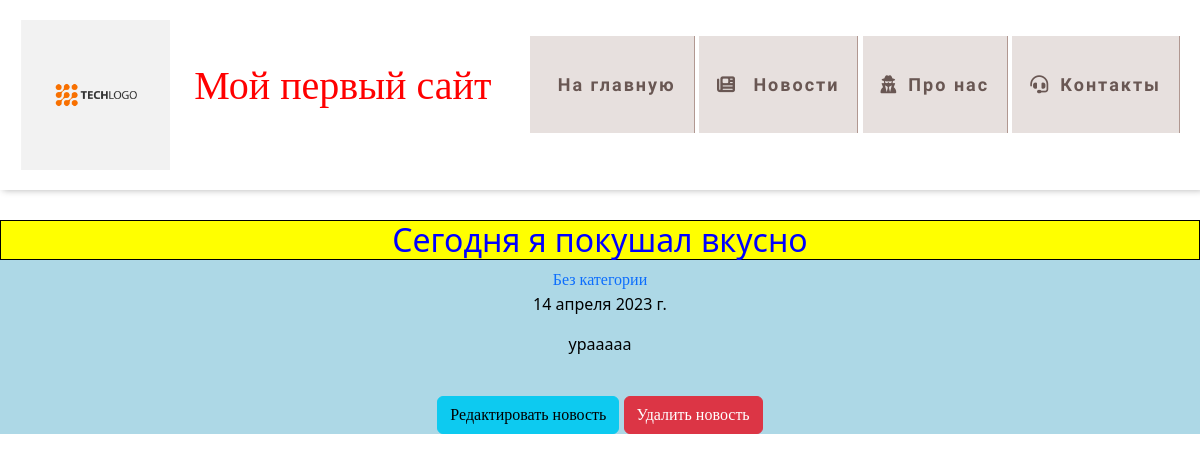
The app's page /news/segodnya_ya_pokushal_vkusno with its own data.
### news/models.py (models this page shows, shortened)
class Articles(models.Model):
    title = models.CharField('Название', max_length=50)
    anons = models.CharField('Анонс', max_length=250)
    full_text = models.TextField('Статья')
    date = models.DateField('Дата публикации')
    category = models.ForeignKey(Category, on_delete=models.SET_DEFAULT, default=1, verbose_name="Категория")
    slug = models.SlugField('url', max_length=255, unique=True, blank=True)
    class Meta:
        verbose_name = 'Новость'
        verbose_name_plural = 'Новости'

class Category(models.Model):
    name = models.CharField(max_length=25, verbose_name="Название категории")

### news/views.py (the view)
# urls.py: path('<slug:slug>', views.NewsDetailView.as_view(), name='news-detail'),
class NewsDetailView(DetailView):
    model = Articles
    template_name = 'news/details_view.html'
    context_object_name = 'article'

### news/templates/news/details_view.html (shortened to what this page needs)
{% extends 'main/layout.html' %}
{% block content %}
    <div class="features">
        <h2>{{article.title}}</h2>
        <div>
            <a href="{% url 'news-category' article.category.id %}">{{article.category.name}}</a>
        </div>
        <p>{{article.date}}</p>
        <p>{{article.full_text}}</p>
        <br>
        <a href="{% url 'news-update' article.slug %}"><button class="btn btn-info"> Редактировать новость </button></a>
        <a href="{% url 'news-delete' article.slug %}"><button class="btn btn-danger"> Удалить новость </button></a>
    </div>
{% endblock %}

### main/static/main/css/main.css (style rules this page uses)
body { background-image:url ('../main/img/gr.jpg'); }
h2 { color: blue; background-color: yellow; border: 1px solid black; text-align: center }
p { color: black; text-align: center }
a { text-decoration: none; font-family: 'Lora', serif; transition: .5s linear; text-align: center }
.features { background-color: lightblue; color: yellow; text-align: center }

### main/templates/main/layout.html (style rules this page uses)
body { background-size: cover; background-image: url(https://img.freepik.com/free-vector/pastel-ombre-background-in-pink-and-purple_53876-120750.jpg?w=900&t=st=1677055340~exp=1677055940~hmac=aabe0985d7e57d794b57df6712bdd152bce1086d843ed4d16dbcc08ed50e9c57); }
a { text-decoration: none; }

### records on screen
Articles: title "Сегодня я покушал вкусно", category.name "Без категории", date "14 апреля 2023 г.", full_text "урааааа"
